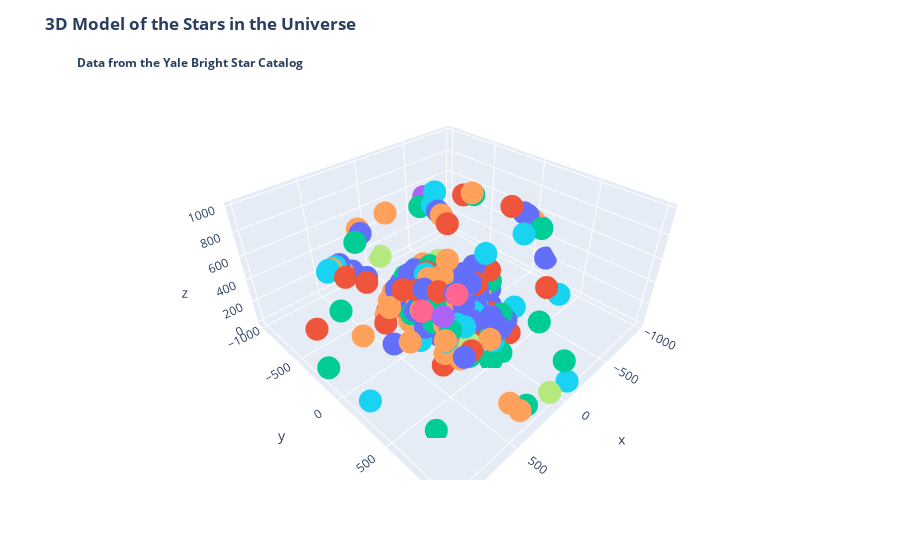

Notebook code for this chart:
### Code cell
# Draw the Plotly Graph
init_notebook_mode(connected=True)
df["Distance"] = df["Distance"].apply(abs)
df["Miles"] = df["Distance"] * 1.917e+13
df["LTYR"] = df["Distance"] * 3.26
df["Miles"] = df["Miles"].astype(str).apply(format_exp)
df["LTYR"] = df["LTYR"].astype(str).apply(format_exp)
df["DistanceNice"] = df["Distance"].astype(str).apply(format_exp)
replace_whitespace = lambda x: " ".join(x.split())
df["Name"] = df["Name"].astype(str).apply(replace_whitespace)
df.replace("nan", "<i>Unknown</i>", inplace=True)
fig = px.scatter_3d(
        df,
        x='x', y='y', z='z',
        color='Color', 
        hover_name="Name",
        hover_data={
            "HR": True,
            "DistanceNice": True,
            "RadVel": True,
            "Sp": True,
            "x": False,
            "y": False,
            "z": False,
            "Color": False
        },
        custom_data=["Name", "HR", "DistanceNice", "LTYR", "Miles", "RadVel", "Sp"]
    )
hovertemplate=\
"""
<b>Star Info</b><br>
<i>Name</i>: %{customdata[0]}<br>
Bright Star Number: %{customdata[1]}<br>
Distance (parsecs): %{customdata[2]}<br>
Distance (lt yr): %{customdata[3]}<br>
Distance (miles): %{customdata[4]}<br>
Radial Velocity (km/s): %{customdata[5]}<br>
Spectral Type: %{customdata[6]}<extra></extra>
"""
fig.update_traces(hovertemplate=hovertemplate)
fig.update_layout(
    title=go.layout.Title(
        text="<b>3D Model of the Stars in the Universe<br><br><sup>Data from the Yale Bright Star Catalog</sup>"
    ), showlegend=False)
fig.show()

### Figure 1 — Plotly figure (JSON) as saved in the notebook; plotly's stock layout.template omitted (floating-point values rounded to 4 significant figures; data arrays with more than 128 entries replaced by an {"elided": "..."} marker saying what was removed)
{"data": [{"customdata": {"elided": "726x8 mixed values"}, "hovertemplate": "\n<b>Star Info</b><br>\n<i>Name</i>: %{customdata[0]}<br>\nBright Star Number: %{customdata[1]}<br>\nDistance (parsecs): %{customdata[2]}<br>\nDistance (lt yr): %{customdata[3]}<br>\nDistance (miles): %{customdata[4]}<br>\nRadial Velocity (km/s): %{customdata[5]}<br>\nSpectral Type: %{customdata[6]}<extra></extra>\n", "hovertext": {"elided": "726 str values"}, "legendgroup": "#ff8800", "marker": {"color": "#636efa", "symbol": "circle"}, "mode": "markers", "name": "#ff8800", "scene": "scene", "showlegend": true, "type": "scatter3d", "x": {"elided": "726 float values"}, "y": {"elided": "726 float values"}, "z": {"elided": "726 float values"}}, {"customdata": {"elided": "555x8 mixed values"}, "hovertemplate": "\n<b>Star Info</b><br>\n<i>Name</i>: %{customdata[0]}<br>\nBright Star Number: %{customdata[1]}<br>\nDistance (parsecs): %{customdata[2]}<br>\nDistance (lt yr): %{customdata[3]}<br>\nDistance (miles): %{customdata[4]}<br>\nRadial Velocity (km/s): %{customdata[5]}<br>\nSpectral Type: %{customdata[6]}<extra></extra>\n", "hovertext": {"elided": "555 str values"}, "legendgroup": "#fff200", "marker": {"color": "#EF553B", "symbol": "circle"}, "mode": "markers", "name": "#fff200", "scene": "scene", "showlegend": true, "type": "scatter3d", "x": {"elided": "555 float values"}, "y": {"elided": "555 float values"}, "z": {"elided": "555 float values"}}, {"customdata": {"elided": "233x8 mixed values"}, "hovertemplate": "\n<b>Star Info</b><br>\n<i>Name</i>: %{customdata[0]}<br>\nBright Star Number: %{customdata[1]}<br>\nDistance (parsecs): %{customdata[2]}<br>\nDistance (lt yr): %{customdata[3]}<br>\nDistance (miles): %{customdata[4]}<br>\nRadial Velocity (km/s): %{customdata[5]}<br>\nSpectral Type: %{customdata[6]}<extra></extra>\n", "hovertext": {"elided": "233 str values"}, "legendgroup": "#5959ff", "marker": {"color": "#00cc96", "symbol": "circle"}, "mode": "markers", "name": "#5959ff", "scene": "scene", "showlegend": true, "type": "scatter3d", "x": {"elided": "233 float values"}, "y": {"elided": "233 float values"}, "z": {"elided": "233 float values"}}, {"customdata": {"elided": "577x8 mixed values"}, "hovertemplate": "\n<b>Star Info</b><br>\n<i>Name</i>: %{customdata[0]}<br>\nBright Star Number: %{customdata[1]}<br>\nDistance (parsecs): %{customdata[2]}<br>\nDistance (lt yr): %{customdata[3]}<br>\nDistance (miles): %{customdata[4]}<br>\nRadial Velocity (km/s): %{customdata[5]}<br>\nSpectral Type: %{customdata[6]}<extra></extra>\n", "hovertext": {"elided": "577 str values"}, "legendgroup": "#00ff00", "marker": {"color": "#ab63fa", "symbol": "circle"}, "mode": "markers", "name": "#00ff00", "scene": "scene", "showlegend": true, "type": "scatter3d", "x": {"elided": "577 float values"}, "y": {"elided": "577 float values"}, "z": {"elided": "577 float values"}}, {"customdata": {"elided": "580x8 mixed values"}, "hovertemplate": "\n<b>Star Info</b><br>\n<i>Name</i>: %{customdata[0]}<br>\nBright Star Number: %{customdata[1]}<br>\nDistance (parsecs): %{customdata[2]}<br>\nDistance (lt yr): %{customdata[3]}<br>\nDistance (miles): %{customdata[4]}<br>\nRadial Velocity (km/s): %{customdata[5]}<br>\nSpectral Type: %{customdata[6]}<extra></extra>\n", "hovertext": {"elided": "580 str values"}, "legendgroup": "#8f8fff", "marker": {"color": "#FFA15A", "symbol": "circle"}, "mode": "markers", "name": "#8f8fff", "scene": "scene", "showlegend": true, "type": "scatter3d", "x": {"elided": "580 float values"}, "y": {"elided": "580 float values"}, "z": {"elided": "580 float values"}}, {"customdata": {"elided": "202x8 mixed values"}, "hovertemplate": "\n<b>Star Info</b><br>\n<i>Name</i>: %{customdata[0]}<br>\nBright Star Number: %{customdata[1]}<br>\nDistance (parsecs): %{customdata[2]}<br>\nDistance (lt yr): %{customdata[3]}<br>\nDistance (miles): %{customdata[4]}<br>\nRadial Velocity (km/s): %{customdata[5]}<br>\nSpectral Type: %{customdata[6]}<extra></extra>\n", "hovertext": {"elided": "202 str values"}, "legendgroup": "#ff0000", "marker": {"color": "#19d3f3", "symbol": "circle"}, "mode": "markers", "name": "#ff0000", "scene": "scene", "showlegend": true, "type": "scatter3d", "x": {"elided": "202 float values"}, "y": {"elided": "202 float values"}, "z": {"elided": "202 float values"}}, {"customdata": [["<i>Unknown</i>", 1105, "5.00. x 10<sup>4</sup>", "1.63 x 10<sup>5</sup>", "9.585 x 10<sup>17</sup>", -22, "S", ""], ["4Omi1Ori", 1556, "2.50. x 10<sup>4</sup>", "8.15. x 10<sup>4</sup>", "4.792 x 10<sup>17</sup>", -8, "S", ""], ["<i>Unknown</i>", 2405, "2.00. x 10<sup>4</sup>", "6.52. x 10<sup>4</sup>", "3.834 x 10<sup>17</sup>", 12, "C", ""], ["12 Pup", 3123, "3.33. x 10<sup>16</sup>", "1.086 x 10<sup>17</sup>", "6.39 x 10<sup>17</sup>", 11, "c", ""], ["Gam2Vel", 3207, "5.8.8 x 10<sup>15</sup>", "1.91. x 10<sup>17</sup>", "1.127 x 10<sup>17</sup>", 35, "W", ""], ["<i>Unknown</i>", 3541, "1.42. x 10<sup>17</sup>", "4.65. x 10<sup>16</sup>", "2.738 x 10<sup>17</sup>", -1, "C", ""], ["43 LMi", 4223, "2.6.3 x 10<sup>17</sup>", "8.5.7 x 10<sup>16</sup>", "5.044 x 10<sup>16</sup>", 10, "s", ""], ["<i>Unknown</i>", 4846, "5.00. x 10<sup>4</sup>", "1.63 x 10<sup>5</sup>", "9.585 x 10<sup>17</sup>", 12, "C", ""], ["Chi Cyg", 7564, "8.3.3 x 10<sup>16</sup>", "2.71. x 10<sup>17</sup>", "1.597 x 10<sup>17</sup>", -2, "S", ""], ["19 Psc", 9004, "2.50. x 10<sup>4</sup>", "8.15. x 10<sup>4</sup>", "4.792 x 10<sup>17</sup>", 11, "C", ""]], "hovertemplate": "\n<b>Star Info</b><br>\n<i>Name</i>: %{customdata[0]}<br>\nBright Star Number: %{customdata[1]}<br>\nDistance (parsecs): %{customdata[2]}<br>\nDistance (lt yr): %{customdata[3]}<br>\nDistance (miles): %{customdata[4]}<br>\nRadial Velocity (km/s): %{customdata[5]}<br>\nSpectral Type: %{customdata[6]}<extra></extra>\n", "hovertext": ["<i>Unknown</i>", "4Omi1Ori", "<i>Unknown</i>", "12 Pup", "Gam2Vel", "<i>Unknown</i>", "43 LMi", "<i>Unknown</i>", "Chi Cyg", "19 Psc"], "legendgroup": "", "marker": {"color": "#FF6692", "symbol": "circle"}, "mode": "markers", "name": "", "scene": "scene", "showlegend": false, "type": "scatter3d", "x": [127.5, 70.3, 24.87, -152.0, 21.35, 94.52, 21.83, 344.0, 32.46, -249.1], "y": [185.8, 231.9, -154.7, 265.7, -33.66, -98.41, -6.993, 68.64, -61.97, 14.81], "z": [446.4, 61.54, 124.4, 131.9, 43.26, 42.32, 12.92, 356.3, 45.28, 15.2]}, {"customdata": {"elided": "17x8 mixed values"}, "hovertemplate": "\n<b>Star Info</b><br>\n<i>Name</i>: %{customdata[0]}<br>\nBright Star Number: %{customdata[1]}<br>\nDistance (parsecs): %{customdata[2]}<br>\nDistance (lt yr): %{customdata[3]}<br>\nDistance (miles): %{customdata[4]}<br>\nRadial Velocity (km/s): %{customdata[5]}<br>\nSpectral Type: %{customdata[6]}<extra></extra>\n", "hovertext": ["<i>Unknown</i>", "46Xi Per", "9Alp Cam", "<i>Unknown</i>", "34Del Ori", "39Lam Ori", "41The1Ori", "43The2Ori", "44Iot Ori", "48Sig Ori", "50Zet Ori", "15 Mon", "13Zet Oph", "<i>Unknown</i>", "<i>Unknown</i>", "14 Cep", "22Lam Cep"], "legendgroup": "#0000ff", "marker": {"color": "#B6E880", "symbol": "circle"}, "mode": "markers", "name": "#0000ff", "scene": "scene", "showlegend": true, "type": "scatter3d", "x": [-221.6, -102.2, -56.94, -39.13, 8.703, 15.23, 107.2, -106.7, 4.257, 13.22, 3.492, -43.8, 115.9, 35.55, 61.36, -51.26, 75.48], "y": [-366.6, -175.2, -192.4, -202.8, 70.9, 139.9, 989.8, -989.8, 39.56, 142.1, 41.5, 242.4, 306.5, -66.88, -89.18, 28.98, -38.66], "z": [257.9, 146.2, 458.0, 140.9, 0.373, 24.65, 93.93, 94.39, 4.119, 6.48, 1.413, 42.96, 61.13, 81.3, 93.22, 94.23, 143.5]}], "layout": {"legend": {"title": {"text": "Color"}, "tracegroupgap": 0}, "margin": {"t": 60}, "scene": {"domain": {"x": [0, 1], "y": [0, 1]}, "xaxis": {"title": {"text": "x"}}, "yaxis": {"title": {"text": "y"}}, "zaxis": {"title": {"text": "z"}}}, "showlegend": false, "title": {"text": "<b>3D Model of the Stars in the Universe<br><br>        <sup>Data from the Yale Bright Star Catalog</sup>"}}}
